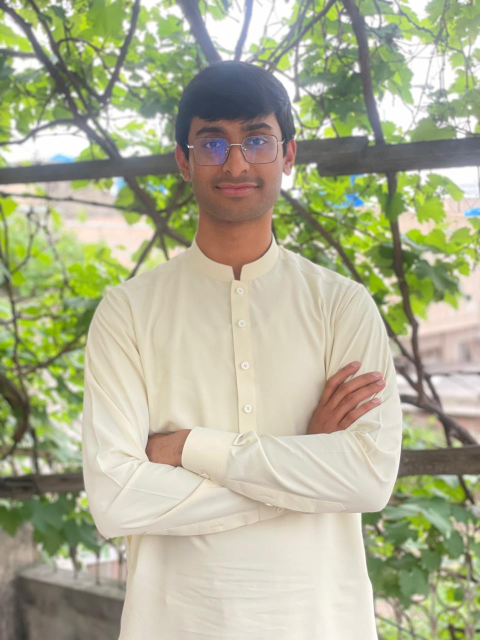
#> input picture dataset/test/Abdr/WhatsApp Image 2026-05-08 at 12.04.47 AM.jpeg, 960 x 1280 px (shown at 1/2 size); its folder holds only this picture in this run
$ python test_model.py
#> lines starting #> are read from the running program, lines starting #| are printed output that depends on the picture
import os
import cv2
import numpy as np
import pickle
from sklearn.metrics import accuracy_score, classification_report

TEST_DIR = "dataset/test"
IMG_SIZE = 100

# =========================
# LOAD MODELS
# =========================

with open("models/pca_model.pkl", "rb") as f:
#> (reads models/pca_model.pkl from the repository)
    pca = pickle.load(f)

with open("models/knn_model.pkl", "rb") as f:
#> (reads models/knn_model.pkl from the repository)
    knn = pickle.load(f)

with open("models/labels.pkl", "rb") as f:
#> (reads models/labels.pkl from the repository)
    label_map = pickle.load(f)

face_cascade = cv2.CascadeClassifier(
    "haarcascade_frontalface_default.xml"
)

# reverse map: name -> label int
reverse_map = {v: k for k, v in label_map.items()}

X_test = []
y_test = []
skipped = 0

for person_name in sorted(os.listdir(TEST_DIR)):

    person_path = os.path.join(TEST_DIR, person_name)

    if not os.path.isdir(person_path):
        continue

    # Robustness: skip test folders not in training set
    if person_name not in reverse_map:
        print(f"WARNING: '{person_name}' in test set but not in training set — skipping")
        continue

    label = reverse_map[person_name]

    for image_name in os.listdir(person_path):

        image_path = os.path.join(person_path, image_name)

        img = cv2.imread(image_path)
#> img is the input picture: shape (1280, 960, 3); mean B, G, R 146.4, 175.7, 174
        if img is None:
            continue

        gray = cv2.cvtColor(img, cv2.COLOR_BGR2GRAY)
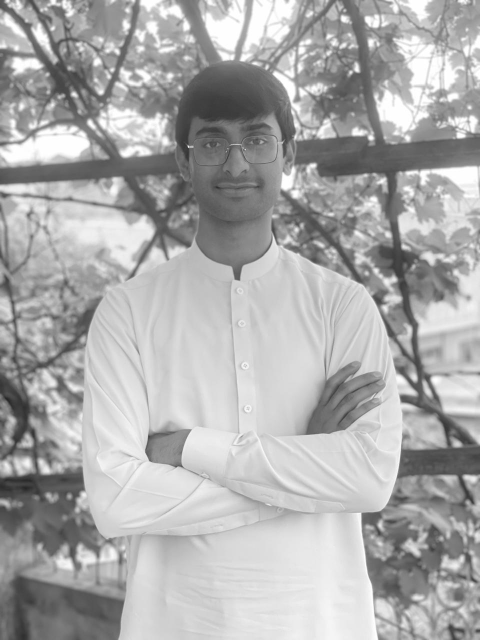
#> gray: shape (1280, 960) (shown at 1/2 size); min 36, max 255, mean 171.8
        gray = cv2.equalizeHist(gray)
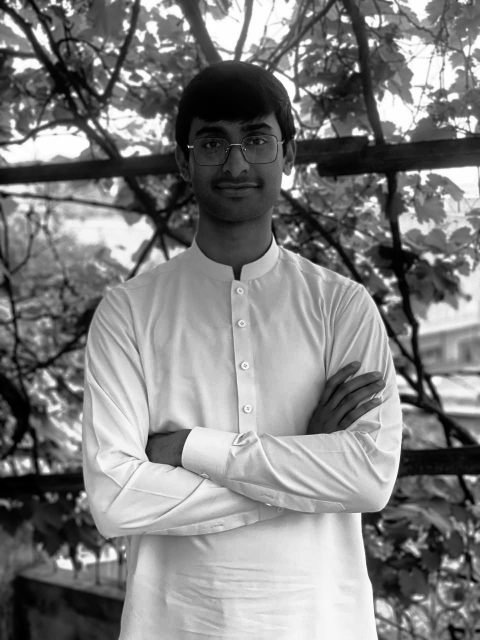
#> gray: shape (1280, 960) (shown at 1/2 size); min 0, max 255, mean 128.4

        faces = face_cascade.detectMultiScale(
            gray,
            scaleFactor=1.1,
            minNeighbors=5
        )
#> faces = [[511, 613, 98, 98], [353, 188, 231, 231]]

        if len(faces) == 0:
            print(f"  No face detected in {image_path}")
            skipped += 1
            continue

        fx, fy, fw, fh = faces[0]   # BUG FIX: renamed to fx,fy
#> fx = 511; fy = 613; fw = 98; fh = 98

        face = gray[fy:fy+fh, fx:fx+fw]
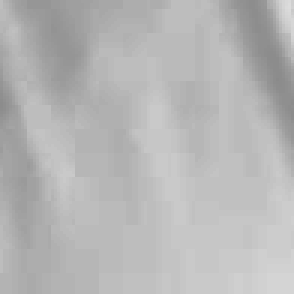
#> face: shape (98, 98) (shown 3 times larger); min 138, max 220, mean 182.1
        face = cv2.resize(face, (IMG_SIZE, IMG_SIZE))
#> face: shape (100, 100)
        face_vector = face.flatten()
#> face_vector = 10000 values, max 219 at index 198, min 139 at index 2694, mean 182

        X_test.append(face_vector)
        y_test.append(label)
#> pass 2 of the loop `for person_name in sorted(os.listdir(TEST_DIR)):`:
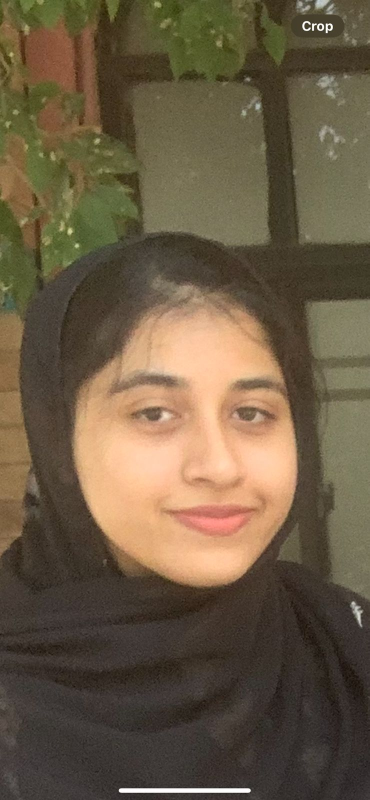
#> input picture dataset/test/Noor/N12.jpeg, 739 x 1600 px (shown at 1/2 size)
#> img is the input picture: shape (1600, 739, 3); mean B, G, R 68.6, 91.4, 107.3
#> `gray = cv2.equalizeHist(gray)`:
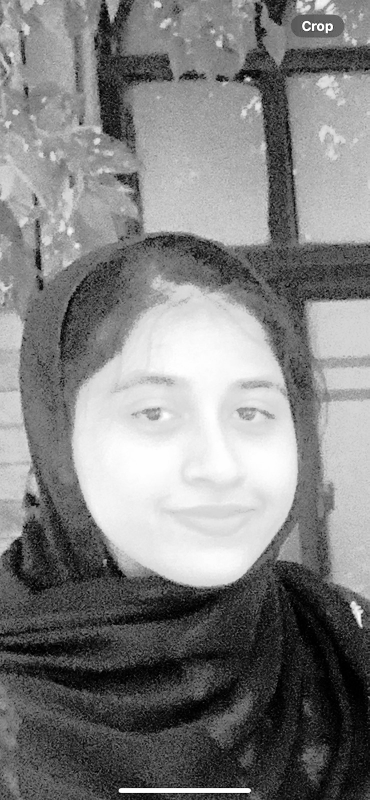
#> gray: shape (1600, 739) (shown at 1/2 size); min 0, max 255, mean 128.7
#> faces = [[150, 631, 511, 511]]
#> fx = 150; fy = 631; fw = 511
#> `face = cv2.resize(face, (IMG_SIZE, IMG_SIZE))`:
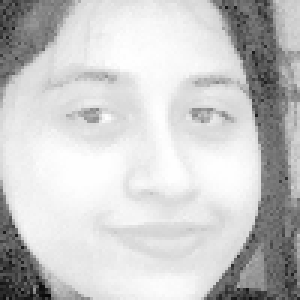
#> face: shape (100, 100) (shown 3 times larger); min 8, max 254, mean 200.6
#> face_vector = 10000 values, max 254 at index 1441, min 8 at index 9816, mean 200.6

print(f"\nTest images loaded: {len(X_test)}")
#| Test images loaded: 2
print(f"Skipped (no face detected): {skipped}")

if len(X_test) == 0:
    print("ERROR: No test images loaded. Check your test directory structure.")
    exit()

X_test = np.array(X_test)

# Project test faces into the SAME eigenspace as training
X_test_pca = pca.transform(X_test)

predictions = knn.predict(X_test_pca)
#> predictions = [0, 1]

accuracy = accuracy_score(y_test, predictions)
#> accuracy = 1
print(f"\nOverall Accuracy: {accuracy * 100:.1f}%")
#| Overall Accuracy: 100.0%

# Per-person breakdown helps find which person is causing confusion
print("\nPer-person report:")
target_names = [label_map[i] for i in sorted(label_map.keys())]
#> (the run stopped early here; a loop or call above may not have finished)
